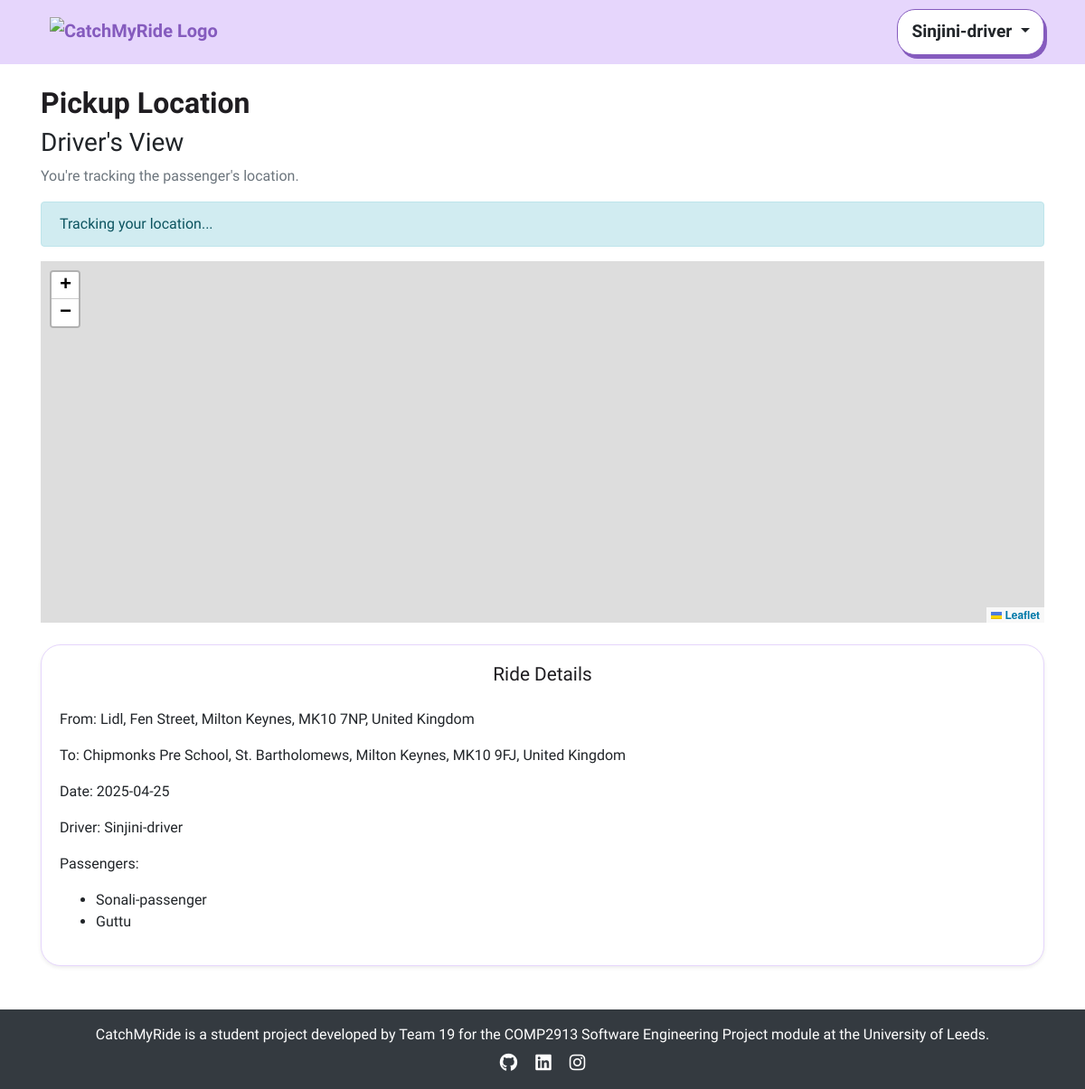
/view_pickup/1 (signed in), run on the app's committed database.
### app/models.py (models this page shows, shortened)
class User(db.Model, UserMixin):
    id = db.Column(db.Integer, primary_key=True)
    username = db.Column(db.String(100), unique=True, nullable=False)
    email = db.Column(db.String(150), unique=True, nullable=False)
    password_hash = db.Column(db.String(200), nullable=False)
    is_active = db.Column(db.Boolean, default=True) # to check if the user activation (user authentication)
    is_manager = db.Column(db.Boolean, default=False)
    published_rides = db.relationship('publish_ride', backref='driver', lazy=True)
    booked_rides = db.relationship('publish_ride', secondary=passenger_rides, backref='passengers')

class publish_ride(db.Model):
    id = db.Column(db.Integer, primary_key=True)
    driver_id = db.Column(db.Integer, db.ForeignKey('user.id'), nullable=False)
    driver_name = db.Column(db.String(100), nullable=False)  # Added Driver Name
    from_location = db.Column(db.String(200), nullable=False)
    to_location = db.Column(db.String(200), nullable=False)
    date_time = db.Column(db.DateTime, nullable=True)  # Now optional
    available_seats_per_date = db.Column(db.JSON, nullable=True)
    price_per_seat = db.Column(db.Float, nullable=False)
    category = db.Column(db.String(50), nullable=False)
    recurrence_dates = db.Column(db.String(255), nullable=True)
    commute_times = db.Column(db.String(255), nullable=True)  # Stores commute time slots
    is_available = db.Column(db.Boolean, default=True)
    status = db.Column(db.String(20), default="Booked")

### app/views.py (the view, shortened to what this page needs)
@app.route('/view_pickup/<int:ride_id>', methods=['GET'])
@login_required
def view_pickup(ride_id):
    ride = publish_ride.query.get_or_404(ride_id)
    driver = User.query.get(ride.driver_id)
    booking = book_ride.query.filter_by(ride_id=ride_id, user_id=current_user.id).first()
    is_passenger = booking is not None
    is_driver = (ride.driver_id == current_user.id)
    passenger = None
    if is_passenger:
        passenger = User.query.get(booking.user_id)
    if is_passenger and not is_driver:
        ride_date = booking.ride_date.strftime("%Y-%m-%d") if booking.ride_date else "N/A"
        return render_template("pickup_passenger.html", ride_id=ride_id, ride=ride,
                               driver_name=driver.username if driver else "Unknown",
                               passenger_name=passenger.username if passenger else None,
                               ride_status=booking.status, ride_date=ride_date)
    elif is_driver and not is_passenger:
        passenger_bookings = book_ride.query.filter(book_ride.ride_id == ride_id, not_(book_ride.status == 'Canceled')).all()
        passenger_names = [User.query.get(pb.user_id).username for pb in passenger_bookings]
        ride_status = "Booked"
        for pb in passenger_bookings:
            if pb.status == "done":
                ride_status = "done"
                break
            elif pb.status == "ongoing" and ride_status != "done":
                ride_status = "ongoing"
        print("Final ride_status being passed:", ride_status)
        ride_date = ride.date_time.strftime("%Y-%m-%d") if ride.date_time else "N/A"
        return render_template("pickup_driver.html", ride_id=ride_id, ride=ride,
                            ride_status=ride_status,
                            driver_name=driver.username if driver else "Unknown",
                            passenger_names=passenger_names,  ride_date=ride_date)
    else:
        return "<h3><strong>Unauthorized access to this ride</strong></h3>", 403

### app/views.py (called while the page is built)
@app.before_request
def check_redirect_after_login():
    if 'redirect_after_login' in session and current_user.is_authenticated:
        redirect_path = session.pop('redirect_after_login')
        return redirect(redirect_path)

@login_manager.user_loader
def load_user(user_id):
    return User.query.get(int(user_id))

@app.context_processor
def inject_user():
    return dict(user=current_user)

### app/templates/pickup_driver.html (shortened to what this page needs)
{% extends 'base.html' %}
{% block content %}
<div class="container mt-4">
    <h2><strong>Pickup Location</strong></h2>
    <h3>Driver's View</h3>
    <p class="text-muted">You're tracking the passenger's location.</p>
    <p id="status-message" class="alert alert-info">Tracking your location...</p>
    <div id="map" style="height: 400px;"></div>
    <div class="card mt-4 shadow-sm">
        <div class="card-body">
            <h4 class="card-title">Ride Details</h4>
            <p><strong>From:</strong> {{ ride.from_location }}</p>
            <p><strong>To:</strong> {{ ride.to_location }}</p>
            <p><strong>Date:</strong> {{ ride_date }}</p>
            <p><strong>Driver:</strong> {{ driver_name }}</p>
            {% if passenger_name %}
                <p><strong>Passenger:</strong> {{ passenger_name }}</p>
            {% elif passenger_names %}
                <p><strong>Passengers:</strong></p>
                <ul>
                    {% for name in passenger_names %}
                        <li>{{ name }}</li>
                    {% endfor %}
                </ul>
            {% else %}
                <p class="text-muted">No passengers assigned yet.</p>
            {% endif %}
        </div>
    </div>
</div>
{% endblock %}

### app/templates/base.html (shortened to what this page needs)
<!DOCTYPE html>
<html lang="en">
<head>
    <link rel="stylesheet" href="https://stackpath.bootstrapcdn.com/bootstrap/4.2.1/css/bootstrap.min.css">
    <link rel="stylesheet" href="{{ url_for('static', filename='style.css') }}">
    <link rel="stylesheet" href="https://cdnjs.cloudflare.com/ajax/libs/font-awesome/6.0.0-beta3/css/all.min.css">
    <link href='https://unpkg.com/boxicons@2.1.4/css/boxicons.min.css' rel='stylesheet'>
    <link rel="stylesheet" href="https://cdn.jsdelivr.net/npm/flatpickr/dist/flatpickr.min.css">
    <link rel="stylesheet" href="https://unpkg.com/leaflet/dist/leaflet.css" />
    <link rel="stylesheet" href="https://unpkg.com/leaflet.markercluster/dist/MarkerCluster.css" />
    <link rel="stylesheet" href="https://unpkg.com/leaflet.markercluster/dist/MarkerCluster.Default.css" />
</head>
<body class="{% block body_class %}{% endblock %}">
    <div class="flex-wrapper">
    <nav class="navbar">
        <div class="container navbar-container d-flex align-items-baseline justify-content-between">
            <a class="navbar-brand navbar-logo" href="/" aria-label="Catch My Ride Logo" title="Go to home page">
                <img src="https://res.cloudinary.com/dpar2oaev/image/upload/v1745328859/330533dc-5ec6-4b41-a5c8-143db92afdf2.png"
                     alt="CatchMyRide Logo"
                     class="logo-img">
            </a>
            <div class="dropdown">
                {% if user.is_authenticated %}
                    <button class="btn btn-base btn-profile dropdown-toggle" type="button" id="profileDropdown" data-bs-toggle="dropdown" aria-haspopup="true" aria-expanded="false">
                        {{ user.username }}
                    </button>
                {% endif %}
            </div>
        </div>
    </nav>
    <main>
        {% block content %}{% endblock %}
    </main>
    <footer class="bg-dark text-white text-center py-3 mt-5">
        <div class="container">
            <p class="mb-0">
                CatchMyRide is a student project developed by Team 19 for the COMP2913 Software Engineering Project module at the University of Leeds.
            </p>
            <div class="social-links mt-2">
                <a href="https://github.com/COMP2913-24-25/software-engineering-project-team-19/wiki" class="text-white mx-2"><i class="fa-brands fa-github fa-lg"></i></a>
                <a href="https://www.linkedin.com/school/university-of-leeds/posts/?feedView=all" class="text-white mx-2"><i class="fa-brands fa-linkedin fa-lg"></i></a>
                <a href="https://www.instagram.com/universityofleeds/" class="text-white mx-2"><i class="fa-brands fa-instagram fa-lg"></i></a>
            </div>
        </div>
    </footer>
</body>
</html>

### app/static/style.css (style rules this page uses)
html { scroll-behavior: smooth; }
body { margin: 0; background-color: #fff; font-family: "Oxanium", serif; font-weight: 300; }
h2 { font-family: 'Shrikhand', serif; color: #1f1d21; }
i { font-size: 1.2rem; }
a { color: #855bbe; font-weight: bold; text-decoration: none; transition: color 0.3s ease-in-out; }
.navbar .container { display: flex; flex-direction: row; align-items: center; justify-content: space-between; }
.navbar { background-color: #e6d6fc; text-align: center; padding: 10px 0; }
.logo-img { height: 100px; max-height: 70px; object-fit: contain; margin-left: 10px; }
.btn-base { padding: 10px 15px; border-radius: 23px; font-weight: bold; transition: all 0.2s ease-in-out; background-color: white; color: var(--text-color); border: 1px solid var(--border-color); box-shadow: 3px 4px 0px var(--shadow-color); }
.btn-profile { --color: #1f1d21; --border-color: #855bbe; --bg-color: #e6d6fc; --shadow-color: #855bbe; font-size: 1.2rem; border-radius: 20px; }
.card { border-radius: 22px; border-color: #e6d6fc; box-shadow: 5px 6px 0px #855bbe; transition: transform 0.2s ease-in-out; }
.card-title { font-weight: 400; color: #1f1d21; text-align: center; font-size: 1.3rem; margin-bottom: 25px; }
#map { height: 400px; width: 100%; }

### data on the page
User: username "Sinjini-driver"
publish_ride: from_location "Lidl, Fen Street, Milton Keynes, MK10 7NP, United Kingdom", to_location "Chipmonks Pre School, St. Bartholomews, Milton Keynes, MK10 9FJ, United Kingdom"
User: username "Sonali-passenger"
User: username "Guttu"

### other printed values
{{ ride_date }} "2025-04-25"
